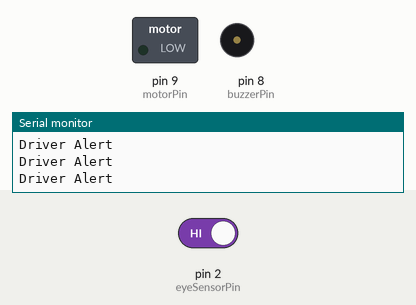
Recording of a sketch running on a simulated Arduino Uno, built with avr-gcc and run on an emulated ATmega328P. Shown: switched loads named in the sketch (green lamp = pin HIGH), buzzer (waves = sounding, pin HIGH), the last lines printed to the serial monitor. Inputs (shaded band) come from the test bench; at power-on: pin 2 (eyeSensorPin) HIGH.

Above: at 1.2 s.
1.3 s: pin 2 (eyeSensorPin) driven LOW
At 4.1 s:
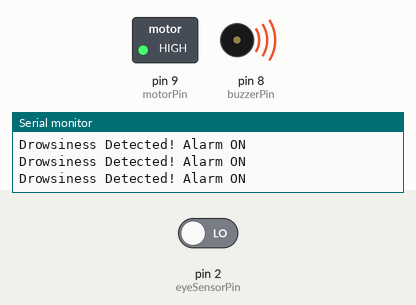
4.3 s: pin 2 (eyeSensorPin) driven HIGH
At 5.0 s:
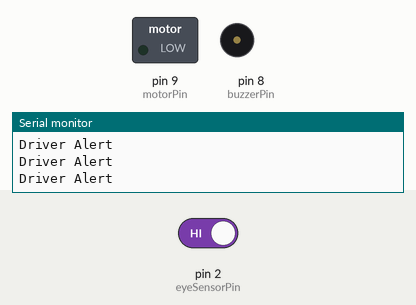
Timing chart, 0 to 7.3 s (numbered marks = the images above; inputs shaded):
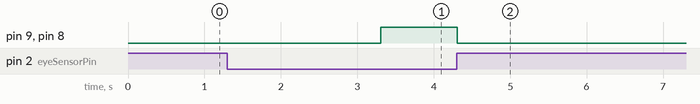

The sketch:

anti_sleep_alarm.ino
```cpp
// Components: Eye Blink Sensor, Buzzer, Vibration Motor, Arduino

const int eyeSensorPin = 2;
const int buzzerPin = 8;
const int motorPin = 9;

unsigned long eyeClosedStart = 0;
const unsigned long drowsyTime = 2000;

void setup() {
  pinMode(eyeSensorPin, INPUT);
  pinMode(buzzerPin, OUTPUT);
  pinMode(motorPin, OUTPUT);

  digitalWrite(buzzerPin, LOW);
  digitalWrite(motorPin, LOW);

  Serial.begin(9600);
}

void loop() {
  int eyeState = digitalRead(eyeSensorPin);

  //  LOW = eye closed, HIGH = eye open
  if (eyeState == LOW) {
    if (eyeClosedStart == 0) {
      eyeClosedStart = millis();
    }


    if (millis() - eyeClosedStart >= drowsyTime) {
      triggerAlarm();
    }
  } else {
    // Eye open → reset timer and stop alarm
    eyeClosedStart = 0;
    stopAlarm();
  }

  delay(50);
}

void triggerAlarm() {
  digitalWrite(buzzerPin, HIGH);
  digitalWrite(motorPin, HIGH);
  Serial.println("Drowsiness Detected! Alarm ON");
}

void stopAlarm() {
  digitalWrite(buzzerPin, LOW);
  digitalWrite(motorPin, LOW);
  Serial.println("Driver Alert");
}
```

Measured:
- after the input at 1.3 s, pin 9 (motorPin), pin 8 (buzzerPin): LOW → HIGH after 2.0 s
- after the input at 4.3 s, pin 9 (motorPin), pin 8 (buzzerPin): HIGH → LOW at once
